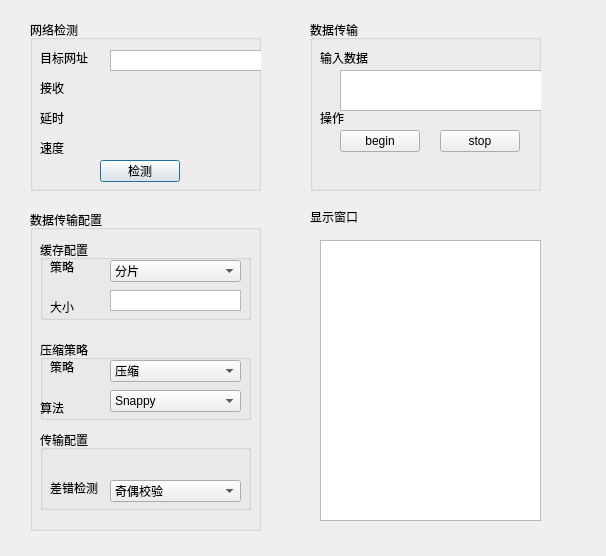
<?xml version="1.0" encoding="UTF-8"?>
<ui version="4.0">
 <class>netWindow</class>
 <widget class="QDialog" name="netWindow">
  <property name="geometry">
   <rect>
    <x>0</x>
    <y>0</y>
    <width>606</width>
    <height>556</height>
   </rect>
  </property>
  <property name="windowTitle">
   <string>Dialog</string>
  </property>
  <widget class="QTextEdit" name="text_console">
   <property name="geometry">
    <rect>
     <x>320</x>
     <y>240</y>
     <width>221</width>
     <height>281</height>
    </rect>
   </property>
  </widget>
  <widget class="QGroupBox" name="groupBox_2">
   <property name="geometry">
    <rect>
     <x>30</x>
     <y>210</y>
     <width>231</width>
     <height>321</height>
    </rect>
   </property>
   <property name="title">
    <string>数据传输配置</string>
   </property>
   <widget class="QGroupBox" name="groupBox_3">
    <property name="geometry">
     <rect>
      <x>10</x>
      <y>30</y>
      <width>211</width>
      <height>80</height>
     </rect>
    </property>
    <property name="title">
     <string>缓存配置</string>
    </property>
    <widget class="QLabel" name="label_5">
     <property name="geometry">
      <rect>
       <x>10</x>
       <y>20</y>
       <width>59</width>
       <height>14</height>
      </rect>
     </property>
     <property name="text">
      <string>策略</string>
     </property>
    </widget>
    <widget class="QComboBox" name="comboBox_2">
     <property name="geometry">
      <rect>
       <x>70</x>
       <y>20</y>
       <width>131</width>
       <height>22</height>
      </rect>
     </property>
     <item>
      <property name="text">
       <string>分片</string>
      </property>
     </item>
    </widget>
    <widget class="QLabel" name="label_6">
     <property name="geometry">
      <rect>
       <x>10</x>
       <y>60</y>
       <width>59</width>
       <height>14</height>
      </rect>
     </property>
     <property name="text">
      <string>大小</string>
     </property>
    </widget>
    <widget class="QTextEdit" name="cache_size_edit">
     <property name="geometry">
      <rect>
       <x>70</x>
       <y>50</y>
       <width>131</width>
       <height>21</height>
      </rect>
     </property>
     <property name="verticalScrollBarPolicy">
      <enum>Qt::ScrollBarAlwaysOff</enum>
     </property>
    </widget>
   </widget>
   <widget class="QGroupBox" name="groupBox_4">
    <property name="geometry">
     <rect>
      <x>10</x>
      <y>130</y>
      <width>211</width>
      <height>80</height>
     </rect>
    </property>
    <property name="title">
     <string>压缩策略</string>
    </property>
    <widget class="QLabel" name="label_7">
     <property name="geometry">
      <rect>
       <x>10</x>
       <y>20</y>
       <width>59</width>
       <height>14</height>
      </rect>
     </property>
     <property name="text">
      <string>策略</string>
     </property>
    </widget>
    <widget class="QComboBox" name="comboBox_3">
     <property name="geometry">
      <rect>
       <x>70</x>
       <y>20</y>
       <width>131</width>
       <height>22</height>
      </rect>
     </property>
     <item>
      <property name="text">
       <string>压缩</string>
      </property>
     </item>
     <item>
      <property name="text">
       <string>不进行操作</string>
      </property>
     </item>
    </widget>
    <widget class="QLabel" name="label_8">
     <property name="geometry">
      <rect>
       <x>0</x>
       <y>60</y>
       <width>71</width>
       <height>16</height>
      </rect>
     </property>
     <property name="text">
      <string>算法</string>
     </property>
    </widget>
    <widget class="QComboBox" name="comboBox_4">
     <property name="geometry">
      <rect>
       <x>70</x>
       <y>50</y>
       <width>131</width>
       <height>22</height>
      </rect>
     </property>
     <item>
      <property name="text">
       <string>Snappy</string>
      </property>
     </item>
     <item>
      <property name="text">
       <string>Gzip</string>
      </property>
     </item>
    </widget>
   </widget>
   <widget class="QGroupBox" name="groupBox_5">
    <property name="geometry">
     <rect>
      <x>10</x>
      <y>220</y>
      <width>211</width>
      <height>80</height>
     </rect>
    </property>
    <property name="title">
     <string>传输配置</string>
    </property>
    <widget class="QLabel" name="label_10">
     <property name="geometry">
      <rect>
       <x>10</x>
       <y>50</y>
       <width>71</width>
       <height>16</height>
      </rect>
     </property>
     <property name="text">
      <string>差错检测</string>
     </property>
    </widget>
    <widget class="QComboBox" name="comboBox_6">
     <property name="geometry">
      <rect>
       <x>70</x>
       <y>50</y>
       <width>131</width>
       <height>22</height>
      </rect>
     </property>
     <item>
      <property name="text">
       <string>奇偶校验</string>
      </property>
     </item>
     <item>
      <property name="text">
       <string>CRC校验</string>
      </property>
     </item>
    </widget>
   </widget>
  </widget>
  <widget class="QGroupBox" name="groupBox">
   <property name="geometry">
    <rect>
     <x>30</x>
     <y>20</y>
     <width>231</width>
     <height>171</height>
    </rect>
   </property>
   <property name="title">
    <string>网络检测</string>
   </property>
   <widget class="QLabel" name="label">
    <property name="geometry">
     <rect>
      <x>10</x>
      <y>30</y>
      <width>59</width>
      <height>16</height>
     </rect>
    </property>
    <property name="text">
     <string>目标网址</string>
    </property>
   </widget>
   <widget class="QLabel" name="label_2">
    <property name="geometry">
     <rect>
      <x>10</x>
      <y>60</y>
      <width>51</width>
      <height>16</height>
     </rect>
    </property>
    <property name="text">
     <string>接收</string>
    </property>
   </widget>
   <widget class="QLabel" name="label_3">
    <property name="geometry">
     <rect>
      <x>10</x>
      <y>90</y>
      <width>51</width>
      <height>16</height>
     </rect>
    </property>
    <property name="text">
     <string>延时</string>
    </property>
   </widget>
   <widget class="QLabel" name="label_4">
    <property name="geometry">
     <rect>
      <x>10</x>
      <y>120</y>
      <width>51</width>
      <height>16</height>
     </rect>
    </property>
    <property name="text">
     <string>速度</string>
    </property>
   </widget>
   <widget class="QLabel" name="label_recieved">
    <property name="geometry">
     <rect>
      <x>80</x>
      <y>80</y>
      <width>121</width>
      <height>16</height>
     </rect>
    </property>
    <property name="text">
     <string/>
    </property>
   </widget>
   <widget class="QLabel" name="label_duration">
    <property name="geometry">
     <rect>
      <x>90</x>
      <y>90</y>
      <width>121</width>
      <height>16</height>
     </rect>
    </property>
    <property name="text">
     <string/>
    </property>
   </widget>
   <widget class="QLabel" name="label_speed">
    <property name="geometry">
     <rect>
      <x>90</x>
      <y>120</y>
      <width>121</width>
      <height>16</height>
     </rect>
    </property>
    <property name="text">
     <string/>
    </property>
   </widget>
   <widget class="QPushButton" name="bt_detect_net">
    <property name="geometry">
     <rect>
      <x>70</x>
      <y>140</y>
      <width>80</width>
      <height>22</height>
     </rect>
    </property>
    <property name="text">
     <string>检测</string>
    </property>
   </widget>
   <widget class="QTextEdit" name="target_ip_edit">
    <property name="geometry">
     <rect>
      <x>80</x>
      <y>30</y>
      <width>191</width>
      <height>21</height>
     </rect>
    </property>
   </widget>
  </widget>
  <widget class="QGroupBox" name="groupBox_6">
   <property name="geometry">
    <rect>
     <x>310</x>
     <y>20</y>
     <width>231</width>
     <height>171</height>
    </rect>
   </property>
   <property name="title">
    <string>数据传输</string>
   </property>
   <widget class="QLabel" name="label_16">
    <property name="geometry">
     <rect>
      <x>10</x>
      <y>56</y>
      <width>61</width>
      <height>20</height>
     </rect>
    </property>
    <property name="text">
     <string/>
    </property>
   </widget>
   <widget class="QLabel" name="label_17">
    <property name="geometry">
     <rect>
      <x>10</x>
      <y>90</y>
      <width>61</width>
      <height>16</height>
     </rect>
    </property>
    <property name="text">
     <string>操作</string>
    </property>
   </widget>
   <widget class="QLabel" name="label_sended_3">
    <property name="geometry">
     <rect>
      <x>90</x>
      <y>90</y>
      <width>51</width>
      <height>16</height>
     </rect>
    </property>
    <property name="text">
     <string/>
    </property>
   </widget>
   <widget class="QLabel" name="label_speed_3">
    <property name="geometry">
     <rect>
      <x>90</x>
      <y>120</y>
      <width>51</width>
      <height>16</height>
     </rect>
    </property>
    <property name="text">
     <string/>
    </property>
   </widget>
   <widget class="QPushButton" name="bt_task_begin">
    <property name="geometry">
     <rect>
      <x>30</x>
      <y>110</y>
      <width>80</width>
      <height>22</height>
     </rect>
    </property>
    <property name="text">
     <string>begin</string>
    </property>
   </widget>
   <widget class="QPushButton" name="bt_stop_task">
    <property name="geometry">
     <rect>
      <x>130</x>
      <y>110</y>
      <width>80</width>
      <height>22</height>
     </rect>
    </property>
    <property name="text">
     <string>stop</string>
    </property>
   </widget>
   <widget class="QLabel" name="label_18">
    <property name="geometry">
     <rect>
      <x>10</x>
      <y>30</y>
      <width>61</width>
      <height>16</height>
     </rect>
    </property>
    <property name="text">
     <string>输入数据</string>
    </property>
   </widget>
   <widget class="QTextEdit" name="data_edit">
    <property name="geometry">
     <rect>
      <x>30</x>
      <y>50</y>
      <width>211</width>
      <height>41</height>
     </rect>
    </property>
   </widget>
  </widget>
  <widget class="QLabel" name="label_15">
   <property name="geometry">
    <rect>
     <x>310</x>
     <y>210</y>
     <width>59</width>
     <height>14</height>
    </rect>
   </property>
   <property name="text">
    <string>显示窗口</string>
   </property>
  </widget>
 </widget>
 <resources/>
 <connections/>
</ui>
